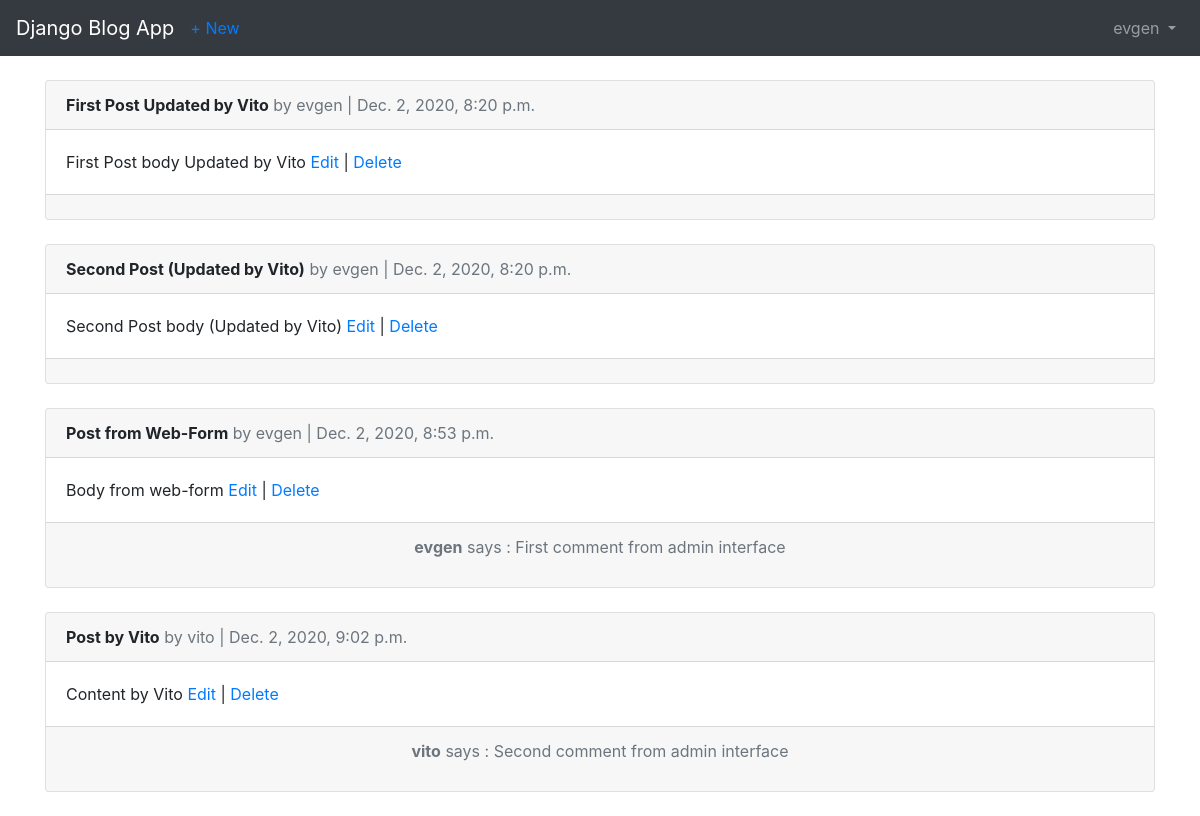
Screenshot of /posts/ (signed in) with the database file from the repository.
### users/models.py (models this page shows)
class MyUser(AbstractUser):
    age = models.IntegerField(null=True, blank=True)

### posts/models.py (models this page shows, shortened)
class Post(models.Model):
    title = models.CharField(max_length=255)
    body = models.TextField()
    date = models.DateTimeField(auto_now_add=True)
    author = models.ForeignKey(get_user_model(), on_delete=models.CASCADE)

class Comment(models.Model):
    comment = models.CharField(max_length=200)
    post = models.ForeignKey(
        Post,
        on_delete=models.CASCADE,
        related_name='comments')
    author = models.ForeignKey(get_user_model(), on_delete=models.CASCADE)
    def __str__(self):
        return self.comment

### posts/views.py (the view)
# urls.py: path("", PostsListView.as_view(), name="list_posts"),
class PostsListView(LoginRequiredMixin, ListView):
    model = Post
    template_name = "list_posts.html"
    context_object_name = "posts"
    login_url = 'login'

### templates/list_posts.html
{% extends 'base.html' %}
{% block content %}
    {% for post in posts %}
    <div class="card">
        <div class="card-header">
            <span class="font-weight-bold">{{post.title}}</span>
            <span class="text-muted">by {{post.author}} |
            {{post.date}} </span>
        </div>
        <div class="card-body">
            {{ post.body }}
            <a href="{% url 'edit_post' post.pk %}">Edit</a> | <a href="{% url 'delete_post' post.pk %}">Delete</a>
        </div>
        <div class="card-footer text-center text-muted">
            {% for comment in post.comments.all %}
            <p>
                <span class="font-weight-bold">{{comment.author }}</span> says : {{comment}}
            </p>
            {% endfor %}
        </div>
    </div>
    <br/>
    {% endfor %}
{% endblock content %}

### templates/base.html (shortened to what this page needs)
<!doctype html>
<html lang="en">
<head>
<link rel="stylesheet"
href="https://stackpath.bootstrapcdn.com/bootstrap/4.1.3/css/\
bootstrap.min.css"
integrity="sha384-MCw98/SFnGE8fJT3GXwEOngsV7Zt27NXFoaoApmYm81i\
uXoPkFOJwJ8ERdknLPMO"
crossorigin="anonymous">
</head>
<body>
<nav class="navbar navbar-expand-md navbar-dark bg-dark mb-4">
  <a class="navbar-brand" href="{% url 'home' %}">Django Blog App</a>
    {% if user.is_authenticated %}
      <ul class="navbar-nav mr-auto">
        <li class="nav-item">
          <a href="{% url 'new_post'%}">
            + New
          </a>
        </li>
      </ul>
    {% endif %}
<div class="collapse navbar-collapse" id="navbarCollapse">
{% if user.is_authenticated %}
<ul class="navbar-nav ml-auto">
<li class="nav-item">
<a class="nav-link dropdown-toggle" href="#" id="userMenu"
data-toggle="dropdown" aria-haspopup="true"
aria-expanded="false">
{{ user.username }}
</a>
</li>
</ul>
{% endif %}
</div>
</nav>
<div class="container">
{% block content %}
{% endblock content %}
</div>
</body>
</html>

### rows the page displays
MyUser: username "evgen"
Post: title "First Post Updated by Vito", author "evgen", date "Dec. 2, 2020, 8:20 p.m.", body "First Post body Updated by Vito"
Post: title "Second Post (Updated by Vito)", author "evgen", date "Dec. 2, 2020, 8:20 p.m.", body "Second Post body (Updated by Vito)"
Post: title "Post from Web-Form", author "evgen", date "Dec. 2, 2020, 8:53 p.m.", body "Body from web-form"
Comment: author "evgen", comment "First comment from admin interface"
Post: title "Post by Vito", author "vito", date "Dec. 2, 2020, 9:02 p.m.", body "Content by Vito"
Comment: author "vito", comment "Second comment from admin interface"
